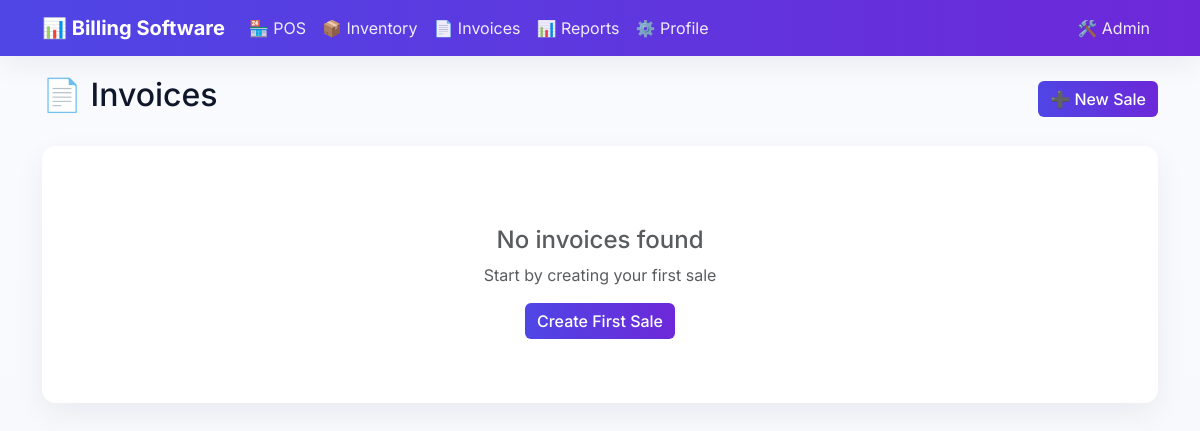
The app's page /invoices/, older data.
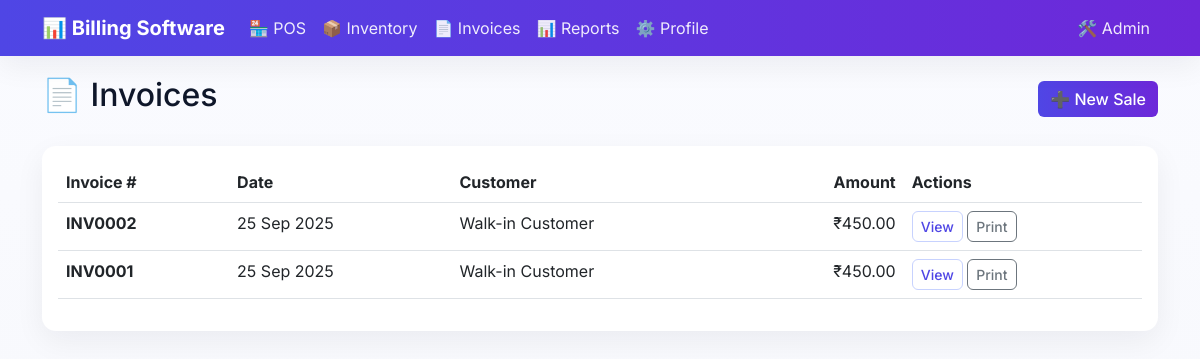
The same page, newer data.
### sales/models.py (models this page shows, shortened)
class Invoice(models.Model):
    PAYMENT_STATUS_CHOICES = [
        ('pending', 'Pending'),
        ('paid', 'Paid'),
        ('partial', 'Partially Paid'),
        ('cancelled', 'Cancelled'),
    ]
    number = models.CharField(max_length=50, unique=True)
    date = models.DateField(auto_now_add=True)
    customer = models.ForeignKey(Customer, on_delete=models.SET_NULL, blank=True, null=True)
    customer_name = models.CharField(max_length=200, blank=True, null=True, help_text="Customer name for walk-in customers")
    total_incl = models.DecimalField(
        max_digits=12,
        decimal_places=2,
        default=0.00,
        validators=[MinValueValidator(Decimal('0.00'))],
        help_text="Total amount including tax"
    )
    total_base = models.DecimalField(
        max_digits=12,
        decimal_places=2,
        default=0.00,
        validators=[MinValueValidator(Decimal('0.00'))],
        help_text="Total base amount excluding tax"
    )
    total_tax = models.DecimalField(
        max_digits=12,
        decimal_places=2,
        default=0.00,
        validators=[MinValueValidator(Decimal('0.00'))],
        help_text="Total tax amount"
    )
    payment_status = models.CharField(max_length=20, choices=PAYMENT_STATUS_CHOICES, default='pending')
    amount_paid = models.DecimalField(max_digits=12, decimal_places=2, default=0.00)
    notes = models.TextField(blank=True, null=True)
    created_by = models.ForeignKey(User, on_delete=models.SET_NULL, blank=True, null=True)
    created_at = models.DateTimeField(auto_now_add=True)
    updated_at = models.DateTimeField(auto_now=True)
    class Meta:
        ordering = ['-created_at']
        verbose_name = "Invoice"
        verbose_name_plural = "Invoices"
    def get_customer_display_name(self):
        if self.customer:
            return self.customer.name
        return self.customer_name or "Walk-in Customer"

### sales/views.py (the view)
# urls.py: path('invoices/', views.invoice_list, name='invoice_list'),
def invoice_list(request):
    invoices = Invoice.objects.all().order_by('-created_at')
    paginator = Paginator(invoices, 25)
    page_number = request.GET.get('page')
    page_obj = paginator.get_page(page_number)
    context = {
        'page_obj': page_obj,
        'page_title': 'Invoices'
    }
    return render(request, 'sales/invoice_list.html', context)

### templates/sales/invoice_list.html (shortened to what this page needs)
{% extends 'base.html' %}
{% block content %}
<div class="d-flex justify-content-between align-items-center mb-4">
    <h2>📄 Invoices</h2>
    <a href="{% url 'sales:pos_index' %}" class="btn btn-primary">➕ New Sale</a>
</div>
<div class="card">
    <div class="card-body">
        {% if page_obj %}
            <div class="table-responsive">
                <table class="table table-hover">
                    <thead>
                        <tr>
                            <th>Invoice #</th>
                            <th>Date</th>
                            <th>Customer</th>
                            <th class="text-end">Amount</th>
                            <th>Actions</th>
                        </tr>
                    </thead>
                    <tbody>
                        {% for invoice in page_obj %}
                        <tr>
                            <td>
                                <strong>{{ invoice.number }}</strong>
                            </td>
                            <td>{{ invoice.date|date:"d M Y" }}</td>
                            <td>{{ invoice.get_customer_display_name }}</td>
                            <td class="text-end">₹{{ invoice.total_incl }}</td>
                            <td>
                                <a href="{% url 'sales:invoice_detail' invoice.id %}" class="btn btn-sm btn-outline-primary">View</a>
                                <a href="{% url 'sales:invoice_print' invoice.id %}" class="btn btn-sm btn-outline-secondary" target="_blank">Print</a>
                            </td>
                        </tr>
                        {% endfor %}
                    </tbody>
                </table>
            </div>
        {% else %}
            <div class="text-center py-5">
                <h4 class="text-muted">No invoices found</h4>
                <p class="text-muted">Start by creating your first sale</p>
                <a href="{% url 'sales:pos_index' %}" class="btn btn-primary">Create First Sale</a>
            </div>
        {% endif %}
    </div>
</div>
{% endblock %}

Row changes from the older to the newer data that the page shows:
added Invoice: number "INV0002", date "25 Sep 2025", get_customer_display_name "Walk-in Customer", total_incl "450.00"
added Invoice: number "INV0001", date "25 Sep 2025", get_customer_display_name "Walk-in Customer", total_incl "450.00"
Text that changed along with them:
text no longer shown: "No invoices found Start by creating your first sale Create First Sale"
text now shown: "Invoice # Date Customer Amount Actions"
